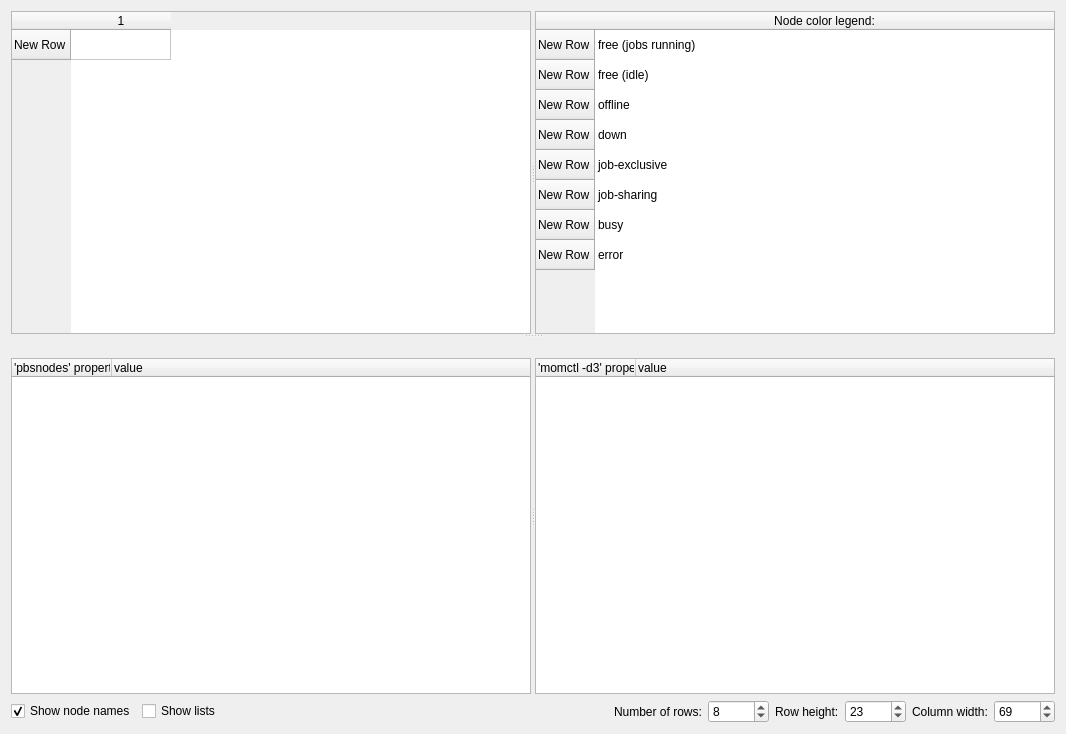
<?xml version="1.0" encoding="UTF-8"?>
<ui version="4.0">
 <class>HeatMapTab</class>
 <widget class="QWidget" name="HeatMapTab">
  <property name="geometry">
   <rect>
    <x>0</x>
    <y>0</y>
    <width>1066</width>
    <height>734</height>
   </rect>
  </property>
  <property name="windowTitle">
   <string>Form</string>
  </property>
  <layout class="QVBoxLayout" name="verticalLayout_3">
   <item>
    <widget class="QSplitter" name="splitter_4">
     <property name="orientation">
      <enum>Qt::Vertical</enum>
     </property>
     <widget class="QSplitter" name="splitter_3">
      <property name="orientation">
       <enum>Qt::Horizontal</enum>
      </property>
      <widget class="QTableWidget" name="tableWidget_Nodes">
       <property name="sizePolicy">
        <sizepolicy hsizetype="Expanding" vsizetype="Expanding">
         <horstretch>0</horstretch>
         <verstretch>0</verstretch>
        </sizepolicy>
       </property>
       <property name="minimumSize">
        <size>
         <width>0</width>
         <height>0</height>
        </size>
       </property>
       <property name="maximumSize">
        <size>
         <width>16777215</width>
         <height>16777215</height>
        </size>
       </property>
       <property name="editTriggers">
        <set>QAbstractItemView::NoEditTriggers</set>
       </property>
       <row>
        <property name="text">
         <string>New Row</string>
        </property>
       </row>
       <column>
        <property name="text">
         <string>1</string>
        </property>
       </column>
      </widget>
      <widget class="QTableWidget" name="tableWidget_Legend">
       <property name="minimumSize">
        <size>
         <width>160</width>
         <height>0</height>
        </size>
       </property>
       <property name="autoScroll">
        <bool>false</bool>
       </property>
       <property name="editTriggers">
        <set>QAbstractItemView::NoEditTriggers</set>
       </property>
       <property name="tabKeyNavigation">
        <bool>false</bool>
       </property>
       <property name="showDropIndicator" stdset="0">
        <bool>false</bool>
       </property>
       <property name="dragDropOverwriteMode">
        <bool>false</bool>
       </property>
       <property name="selectionMode">
        <enum>QAbstractItemView::SingleSelection</enum>
       </property>
       <property name="showGrid">
        <bool>false</bool>
       </property>
       <property name="wordWrap">
        <bool>false</bool>
       </property>
       <property name="cornerButtonEnabled">
        <bool>false</bool>
       </property>
       <attribute name="horizontalHeaderHighlightSections">
        <bool>false</bool>
       </attribute>
       <attribute name="horizontalHeaderStretchLastSection">
        <bool>true</bool>
       </attribute>
       <attribute name="verticalHeaderHighlightSections">
        <bool>false</bool>
       </attribute>
       <attribute name="verticalHeaderStretchLastSection">
        <bool>false</bool>
       </attribute>
       <row>
        <property name="text">
         <string>New Row</string>
        </property>
       </row>
       <row>
        <property name="text">
         <string>New Row</string>
        </property>
       </row>
       <row>
        <property name="text">
         <string>New Row</string>
        </property>
       </row>
       <row>
        <property name="text">
         <string>New Row</string>
        </property>
       </row>
       <row>
        <property name="text">
         <string>New Row</string>
        </property>
       </row>
       <row>
        <property name="text">
         <string>New Row</string>
        </property>
       </row>
       <row>
        <property name="text">
         <string>New Row</string>
        </property>
       </row>
       <row>
        <property name="text">
         <string>New Row</string>
        </property>
       </row>
       <column>
        <property name="text">
         <string>Node color legend:</string>
        </property>
       </column>
       <item row="0" column="0">
        <property name="text">
         <string>free (jobs running)</string>
        </property>
        <property name="icon">
         <iconset resource="TORQUEView.qrc">
          <normaloff>:/icons/images/icon_green.bmp</normaloff>:/icons/images/icon_green.bmp</iconset>
        </property>
       </item>
       <item row="1" column="0">
        <property name="text">
         <string>free (idle)</string>
        </property>
        <property name="icon">
         <iconset resource="TORQUEView.qrc">
          <normaloff>:/icons/images/icon_blue.bmp</normaloff>:/icons/images/icon_blue.bmp</iconset>
        </property>
       </item>
       <item row="2" column="0">
        <property name="text">
         <string>offline</string>
        </property>
        <property name="icon">
         <iconset resource="TORQUEView.qrc">
          <normaloff>:/icons/images/icon_orange.bmp</normaloff>:/icons/images/icon_orange.bmp</iconset>
        </property>
       </item>
       <item row="3" column="0">
        <property name="text">
         <string>down</string>
        </property>
        <property name="icon">
         <iconset resource="TORQUEView.qrc">
          <normaloff>:/icons/images/icon_gray.bmp</normaloff>:/icons/images/icon_gray.bmp</iconset>
        </property>
       </item>
       <item row="4" column="0">
        <property name="text">
         <string>job-exclusive</string>
        </property>
        <property name="icon">
         <iconset resource="TORQUEView.qrc">
          <normaloff>:/icons/images/icon_purple.bmp</normaloff>:/icons/images/icon_purple.bmp</iconset>
        </property>
       </item>
       <item row="5" column="0">
        <property name="text">
         <string>job-sharing</string>
        </property>
        <property name="icon">
         <iconset resource="TORQUEView.qrc">
          <normaloff>:/icons/images/icon_white.bmp</normaloff>:/icons/images/icon_white.bmp</iconset>
        </property>
       </item>
       <item row="6" column="0">
        <property name="text">
         <string>busy</string>
        </property>
        <property name="icon">
         <iconset resource="TORQUEView.qrc">
          <normaloff>:/icons/images/icon_yellow.bmp</normaloff>:/icons/images/icon_yellow.bmp</iconset>
        </property>
       </item>
       <item row="7" column="0">
        <property name="text">
         <string>error</string>
        </property>
        <property name="icon">
         <iconset resource="TORQUEView.qrc">
          <normaloff>:/icons/images/icon_red.bmp</normaloff>:/icons/images/icon_red.bmp</iconset>
        </property>
       </item>
      </widget>
     </widget>
     <widget class="QSplitter" name="splitter_2">
      <property name="orientation">
       <enum>Qt::Horizontal</enum>
      </property>
      <widget class="QSplitter" name="splitter">
       <property name="orientation">
        <enum>Qt::Horizontal</enum>
       </property>
       <widget class="QWidget" name="layoutWidget">
        <layout class="QVBoxLayout" name="verticalLayout">
         <item>
          <widget class="QLabel" name="label_Title_NodeInfo">
           <property name="font">
            <font>
             <weight>75</weight>
             <bold>true</bold>
            </font>
           </property>
           <property name="text">
            <string/>
           </property>
          </widget>
         </item>
         <item>
          <widget class="QTreeWidget" name="treeWidget_NodeInfo">
           <property name="uniformRowHeights">
            <bool>true</bool>
           </property>
           <column>
            <property name="text">
             <string>'pbsnodes' property</string>
            </property>
           </column>
           <column>
            <property name="text">
             <string>value</string>
            </property>
           </column>
          </widget>
         </item>
        </layout>
       </widget>
       <widget class="QWidget" name="layoutWidget_2">
        <layout class="QVBoxLayout" name="verticalLayout_2">
         <item>
          <widget class="QLabel" name="label_Title_MomCtl">
           <property name="font">
            <font>
             <weight>75</weight>
             <bold>true</bold>
            </font>
           </property>
           <property name="text">
            <string/>
           </property>
          </widget>
         </item>
         <item>
          <widget class="QTreeWidget" name="treeWidget_MomCtl">
           <column>
            <property name="text">
             <string>'momctl -d3' property</string>
            </property>
           </column>
           <column>
            <property name="text">
             <string>value</string>
            </property>
           </column>
          </widget>
         </item>
        </layout>
       </widget>
      </widget>
     </widget>
    </widget>
   </item>
   <item>
    <layout class="QHBoxLayout" name="horizontalLayout">
     <item>
      <widget class="QCheckBox" name="checkBox_ShowNodeNames">
       <property name="text">
        <string>Show node names</string>
       </property>
       <property name="checked">
        <bool>true</bool>
       </property>
      </widget>
     </item>
     <item>
      <widget class="QCheckBox" name="checkBox_ShowLists">
       <property name="text">
        <string>Show lists</string>
       </property>
       <property name="checked">
        <bool>false</bool>
       </property>
      </widget>
     </item>
     <item>
      <spacer name="horizontalSpacer">
       <property name="orientation">
        <enum>Qt::Horizontal</enum>
       </property>
       <property name="sizeHint" stdset="0">
        <size>
         <width>40</width>
         <height>20</height>
        </size>
       </property>
      </spacer>
     </item>
     <item>
      <widget class="QLabel" name="label_2">
       <property name="text">
        <string>Number of rows:</string>
       </property>
      </widget>
     </item>
     <item>
      <widget class="QSpinBox" name="spinBox_RowCount">
       <property name="minimumSize">
        <size>
         <width>60</width>
         <height>0</height>
        </size>
       </property>
       <property name="minimum">
        <number>1</number>
       </property>
       <property name="maximum">
        <number>10000</number>
       </property>
       <property name="value">
        <number>8</number>
       </property>
      </widget>
     </item>
     <item>
      <widget class="QLabel" name="label_5">
       <property name="text">
        <string>Row height:</string>
       </property>
      </widget>
     </item>
     <item>
      <widget class="QSpinBox" name="spinBox_RowHeight">
       <property name="minimum">
        <number>1</number>
       </property>
       <property name="maximum">
        <number>10000</number>
       </property>
       <property name="value">
        <number>23</number>
       </property>
      </widget>
     </item>
     <item>
      <widget class="QLabel" name="label_6">
       <property name="text">
        <string>Column width:</string>
       </property>
      </widget>
     </item>
     <item>
      <widget class="QSpinBox" name="spinBox_ColumnWidth">
       <property name="minimum">
        <number>1</number>
       </property>
       <property name="maximum">
        <number>10000</number>
       </property>
       <property name="value">
        <number>69</number>
       </property>
      </widget>
     </item>
    </layout>
   </item>
  </layout>
  <action name="actionStart_MOM">
   <property name="text">
    <string>Start MOM</string>
   </property>
   <property name="toolTip">
    <string>Start MOM</string>
   </property>
  </action>
  <action name="actionStop_MOM">
   <property name="text">
    <string>Stop MOM</string>
   </property>
   <property name="toolTip">
    <string>Stop MOM</string>
   </property>
  </action>
  <action name="actionMark_node_as_OFFLINE">
   <property name="text">
    <string>Mark node as OFFLINE</string>
   </property>
  </action>
  <action name="actionClear_OFFLINE_Node">
   <property name="text">
    <string>Clear OFFLINE From Node</string>
   </property>
   <property name="toolTip">
    <string>Clear OFFLINE From Node</string>
   </property>
  </action>
  <action name="actionAdd_Note">
   <property name="text">
    <string>Add Note...</string>
   </property>
   <property name="toolTip">
    <string>Add Note</string>
   </property>
  </action>
  <action name="actionRemove_Note">
   <property name="text">
    <string>Remove Note</string>
   </property>
  </action>
  <action name="actionLog_Viewer">
   <property name="text">
    <string>Log Viewer...</string>
   </property>
  </action>
  <action name="actionNo_op">
   <property name="text">
    <string>No Op</string>
   </property>
  </action>
  <action name="actionStart_MOM_Head_node">
   <property name="text">
    <string>Start MOM (Head node)</string>
   </property>
   <property name="toolTip">
    <string>Start MOM (Head node)</string>
   </property>
  </action>
  <action name="actionStop_MOM_Head_node">
   <property name="text">
    <string>Stop MOM (Head node)</string>
   </property>
   <property name="toolTip">
    <string>Stop MOM (Head node)</string>
   </property>
  </action>
 </widget>
 <resources>
  <include location="TORQUEView.qrc"/>
 </resources>
 <connections/>
</ui>
